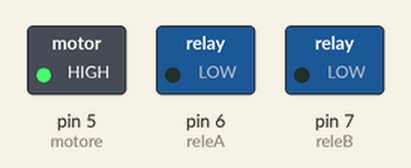
Recording of a sketch running on a simulated Arduino Uno, built with avr-gcc and run on an emulated ATmega328P. On the bench: switched loads named in the sketch (green lamp = pin HIGH).

Above: at 1.5 s.
At 4.5 s:
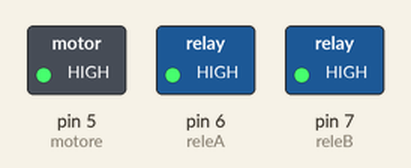
Timing chart, 0 to 6.9 s (numbered marks = the images above):
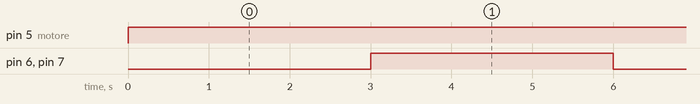

The sketch:

motoreCC.ino
```cpp
const int motore = 5, releA = 6, releB = 7;
int sr = LOW, on = HIGH;

void setup() {
  pinMode(motore, OUTPUT);
  pinMode(releA, OUTPUT);
  pinMode(releB, OUTPUT);
}

void loop() {
  digitalWrite(motore, on);
  digitalWrite(releA, sr);
  digitalWrite(releB, sr);

  delay(3000);
  if (sr == HIGH) sr = LOW;
  else sr = HIGH;
}
```

Measured:
- by itself, pin 5 (motore): LOW → HIGH at 0.00 s
- by itself, pin 6 (releA), pin 7 (releB): alternates HIGH for 3.0 s and LOW for 3.0 s
